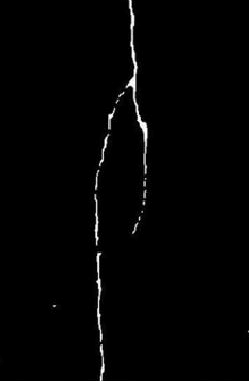
//> input picture 墙壁裂纹检测/2017-8-08/test/123.png, 249 x 381 px
$ ./源   (built with g++ and OpenCV 4)
//> lines starting //> are read from the running program, lines starting //| are printed output that depends on the picture; after the words box and inside, x2 and y2 are one past the last pixel; in counts of white or black regions, pixels touching at a corner belong together
// [350 lines of commented-out code are left out]

#include<opencv2/opencv.hpp>
#include<iostream>
using namespace std;
using namespace cv;

#define WINDOW_NAME "【程序窗口1】"
Mat g_maskImage, g_srcImage;
Point prevPt(-1, -1);
static void on_Mouse(int event, int x, int y, int flags, void*);

int main()
{
	//载入原图，初始化掩膜和灰度图
	g_srcImage = imread("123.png");
//> g_srcImage is the input picture: 381 rows x 249 cols, CV_8UC3; min 0, max 254, mean 3
	imshow(WINDOW_NAME, g_srcImage);
	Mat srcImage, grayImage;
	g_srcImage.copyTo(srcImage);
	cvtColor(g_srcImage, g_maskImage, COLOR_BGR2GRAY);
	cvtColor(g_maskImage, grayImage, COLOR_GRAY2BGR);
	g_maskImage = Scalar::all(0);
	//设置鼠标回调函数
	setMouseCallback(WINDOW_NAME, on_Mouse);
	//轮询按键
	while (1)
	{
		int c = waitKey(0);
//> the left mouse button is pressed at (62, 95)
//> the mouse is dragged to (124, 190)
//> call 2 of on_Mouse, with event = 0, x = 124, y = 190, flags = 1
//> in on_Mouse (call 2), `line(g_maskImage, prevPt, pt, Scalar::all(255), 5);`:
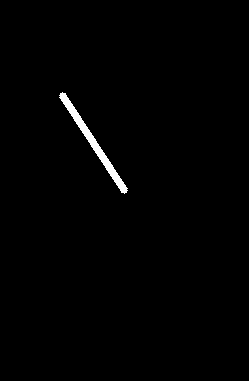
//> g_maskImage: 381 rows x 249 cols, CV_8UC1; 0.9% white; 1 white region, box (x1, y1, x2, y2) and area: (59, 92, 128, 194) 852
//> in on_Mouse (call 2), `line(g_srcImage, prevPt, pt, Scalar::all(255), 5);`:
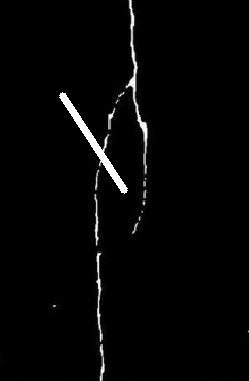
//> g_srcImage: 381 rows x 249 cols, CV_8UC3; 0.9% of pixels changed, all inside (x1, y1, x2, y2) = (59, 92, 128, 194)
//> the mouse is dragged to (186, 285)
//> call 3 of on_Mouse, with event = 0, x = 186, y = 285, flags = 1
//> in on_Mouse (call 3), `line(g_maskImage, prevPt, pt, Scalar::all(255), 5);`:
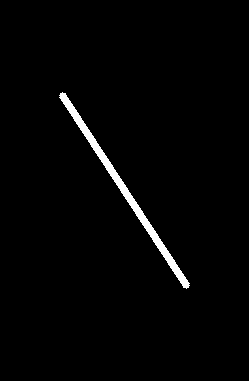
//> g_maskImage: 381 rows x 249 cols, CV_8UC1; 1.8% white; 1 white region
//> in on_Mouse (call 3), `line(g_srcImage, prevPt, pt, Scalar::all(255), 5);`:
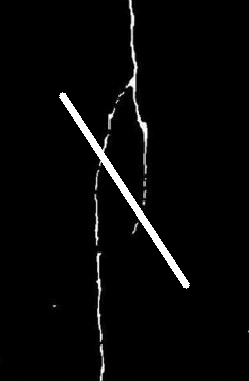
//> g_srcImage: 381 rows x 249 cols, CV_8UC3; 0.87% of pixels changed, all inside (x1, y1, x2, y2) = (122, 189, 190, 289)
//> the button is released at (186, 285)
		if ((char)c == 27) break;
		if ((char)c == '2') {   //按键‘2’， 恢复源图
			g_maskImage = Scalar::all(0);
			srcImage.copyTo(g_srcImage);
			imshow("image", g_srcImage);
		}
		if ((char)c == '1' || (char)c == ' ') {
			//定义一些参数
			vector<vector<Point> > contours;
			vector<Vec4i> hierarchy;
			//寻找轮廓
			findContours(g_maskImage, contours, hierarchy, CV_RETR_CCOMP, CV_CHAIN_APPROX_SIMPLE);
			//轮廓为空时的处理
			if (contours.empty()) continue;
			//复制掩膜
			Mat maskImage(g_maskImage.size(), CV_32S);
			maskImage = Scalar::all(0);
			//循环绘制出轮廓
			int compCount = 0;
			for (int index = 0; index >= 0; index = hierarchy[index][0], compCount++)
				drawContours(maskImage, contours, index, Scalar::all(compCount + 1), -1, LINE_8, hierarchy);
//> maskImage: 381 rows x 249 cols, CV_32SC1; values 0 (black) and 1 (white), 1.8% white; 1 white region, box (x1, y1, x2, y2) and area: (59, 92, 190, 289) 1673
//> after the loop, compCount = 1
			//compCount为零时的处理
			if (compCount == 0)
				continue;
			//生成随机颜色
			vector<Vec3b> colorTab;
			for (unsigned int i = 0; i < compCount; i++) {
				int b = theRNG().uniform(0, 255);
				int g = theRNG().uniform(0, 255);
				int r = theRNG().uniform(0, 255);
				colorTab.push_back(Vec3b((uchar)b, (uchar)g, (uchar)r));
			}
			//计算处理时间并输出到窗口中
			double dTime = (double)getTickCount();
			watershed(srcImage, maskImage);
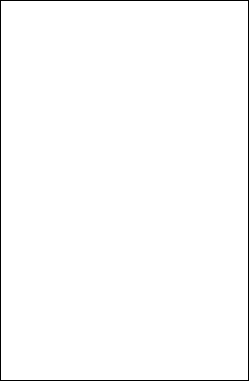
//> maskImage: 381 rows x 249 cols, CV_32SC1; values -1 (black) and 1 (white), 98.7% white; black in thin lines or dots
			dTime = (double)getTickCount() - dTime;
			printf("处理时间=%gms\n", dTime*1000. / getTickFrequency());
			//双层循环，将分水岭图像遍历存入watershedImage中
			Mat watershedImage(maskImage.size(), CV_8UC3);
			for (unsigned int i = 0; i < maskImage.rows; i++)
				for (unsigned int j = 0; j < maskImage.cols; j++)
				{
					int index = maskImage.at<int>(i, j);
					if (index == -1)
						watershedImage.at<Vec3b>(i, j) = Vec3b(255, 255, 255);
					else if (index <= 0 || index > compCount)
						watershedImage.at<Vec3b>(i, j) = Vec3b(0, 0, 0);
					else
						watershedImage.at<Vec3b>(i, j) = colorTab[index - 1];
				}
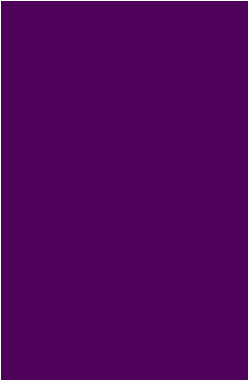
//> watershedImage: 381 rows x 249 cols, CV_8UC3; mean B, G, R 93.2, 5.3, 81.3
//> the Esc key is pressed
			//混合灰度图和分水岭效果图并显示最终的窗口
			//watershedImage = watershedImage*0.5 + grayImage*0.5;
			imshow("watershed transform", watershedImage);
		}
	}
	return 0;
}

static void on_Mouse(int event, int x, int y, int flags, void*)
{
	//处理鼠标不在窗口中的情况
	if (x < 0 || x >= g_srcImage.cols || y < 0 || y >= g_srcImage.rows) return;
	//处理鼠标左键相关消息
	if (event == EVENT_LBUTTONUP || !(flags & EVENT_FLAG_LBUTTON))   //左键抬起动作或处于没有按下状态
		prevPt = Point(-1, -1);
	else if (event == EVENT_LBUTTONDOWN)  //左键按下动作
		prevPt = Point(x, y);
	//鼠标左键按下并移动，绘制出白色线条
	else if (event == EVENT_MOUSEMOVE && (flags & EVENT_FLAG_LBUTTON))
	{
		Point pt(x, y);
		if (prevPt.x < 0) prevPt = pt;
		line(g_maskImage, prevPt, pt, Scalar::all(255), 5);
		line(g_srcImage, prevPt, pt, Scalar::all(255), 5);
		prevPt = pt;
		imshow(WINDOW_NAME, g_srcImage);
	}

}

$ run again, with 墙壁裂纹检测/2017-8-08/test/123.jpg saved as 墙壁裂纹检测/2017-8-08/test/123.png
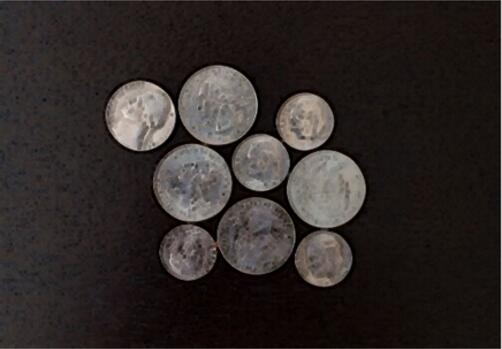
//> input picture 墙壁裂纹检测/2017-8-08/test/123.jpg, 502 x 349 px
//> g_srcImage is the input picture: 349 rows x 502 cols, CV_8UC3; mean B, G, R 39.2, 41.2, 47.7
//> g_srcImage: 349 rows x 502 cols, CV_8UC3; 0.64% of pixels changed, all inside (x1, y1, x2, y2) = (122, 84, 255, 178)
//> in on_Mouse (call 3), `line(g_maskImage, prevPt, pt, Scalar::all(255), 5);`:
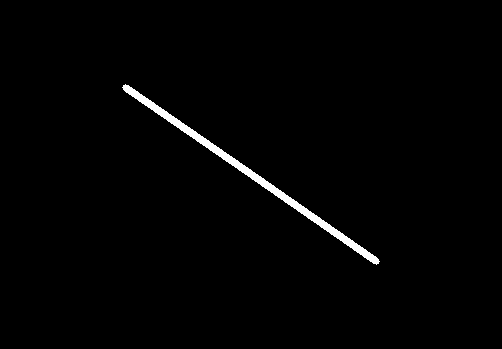
//> g_maskImage: 349 rows x 502 cols, CV_8UC1; 1.3% white; 1 white region
//> g_srcImage: 349 rows x 502 cols, CV_8UC3; mean B, G, R 41.4, 43.3, 49.8
//> after the loop `for (unsigned int i = 0; i < maskImage.rows; i++)`:
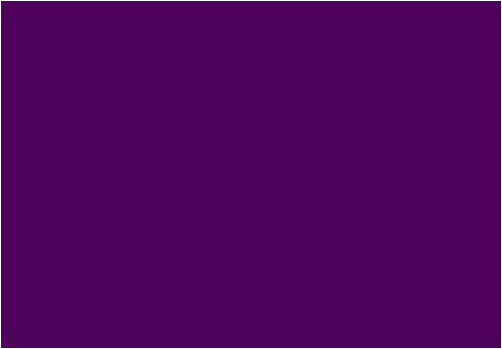
//> watershedImage: 349 rows x 502 cols, CV_8UC3; mean B, G, R 92.6, 4.5, 80.7

$ run again, with 墙壁裂纹检测/2017-8-08/test/222.jpg saved as 墙壁裂纹检测/2017-8-08/test/123.png
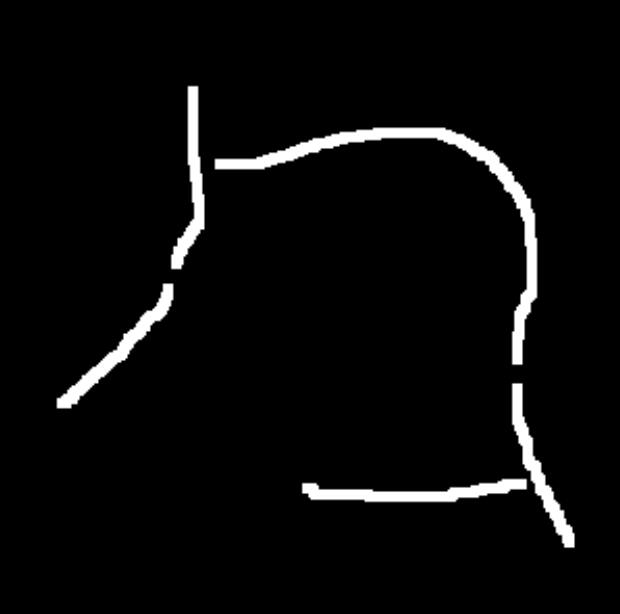
//> input picture 墙壁裂纹检测/2017-8-08/test/222.jpg, 620 x 614 px
//> g_srcImage is the input picture: 614 rows x 620 cols, CV_8UC3; min 0, max 255, mean 10.1
//> g_srcImage: 614 rows x 620 cols, CV_8UC3; 0.37% of pixels changed, all inside (x1, y1, x2, y2) = (152, 150, 314, 311)
//> in on_Mouse (call 3), `line(g_maskImage, prevPt, pt, Scalar::all(255), 5);`:
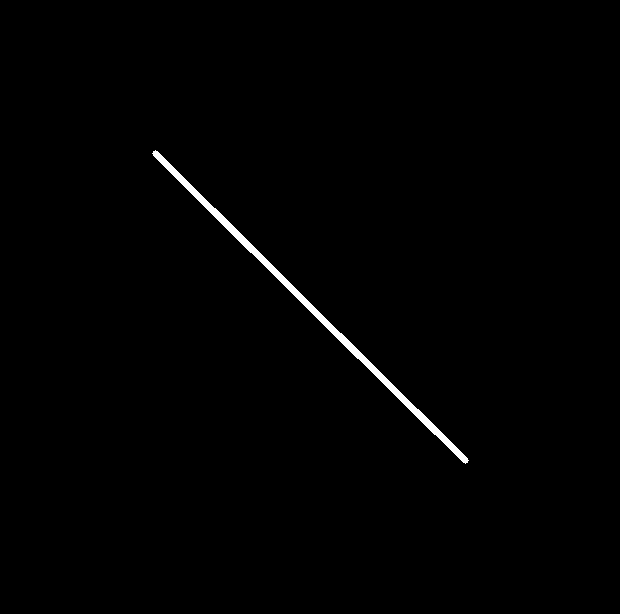
//> g_maskImage: 614 rows x 620 cols, CV_8UC1; 0.76% white; 1 white region
//> g_srcImage: 614 rows x 620 cols, CV_8UC3; min 0, max 255, mean 12
//> after the loop `for (unsigned int i = 0; i < maskImage.rows; i++)`:
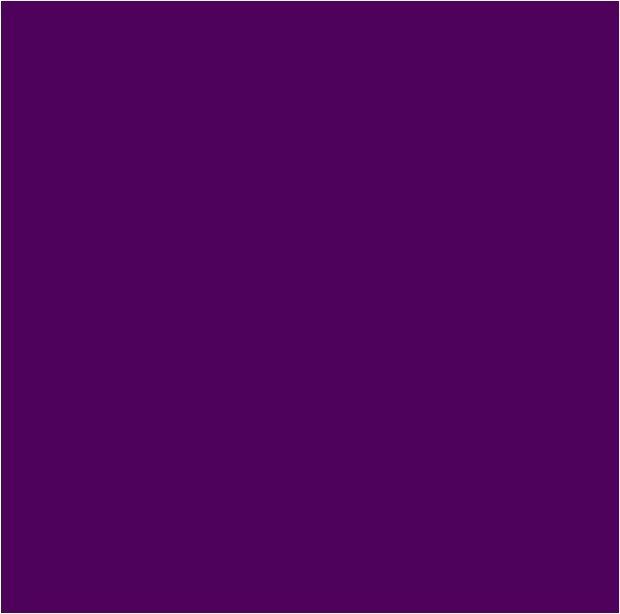
//> watershedImage: 614 rows x 620 cols, CV_8UC3; mean B, G, R 92.1, 3.6, 80.1
